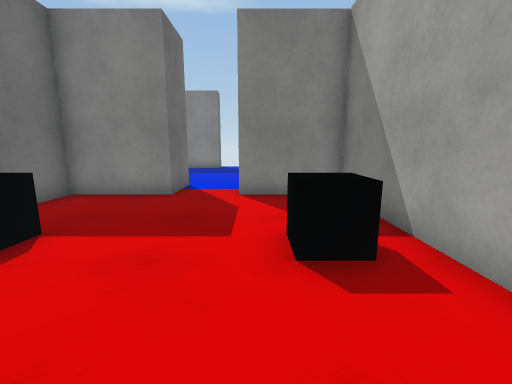
view 1 (above)

21 first-person views from a walk through a scene from a Unity 3-D project. The camera is 1.4 m above the floor, tilts 10° down and sees 90° across. The floor is counted in squares, 1 m on a side. Each view is taken from the middle of a square. On the plan, view 1 faces up. The plan holds only what a view shows up to about 13 squares ahead; the rest is blank. The place goes on beyond the plan. The player is left out. Surface patterns are stand-ins for the level's own textures.

view 2
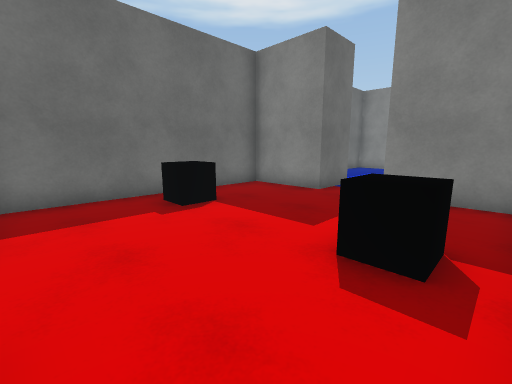

view 3
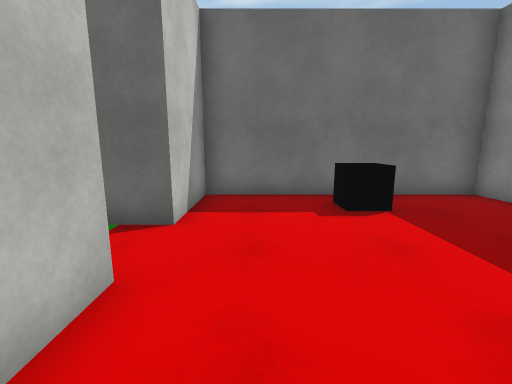

view 4
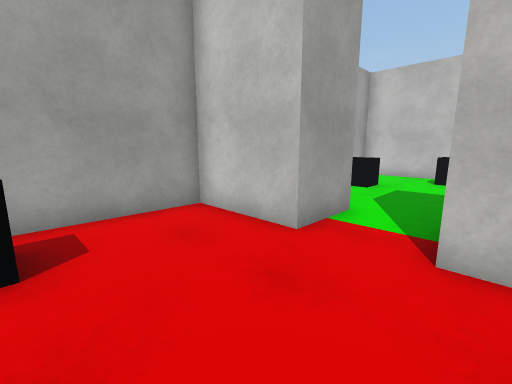

view 5
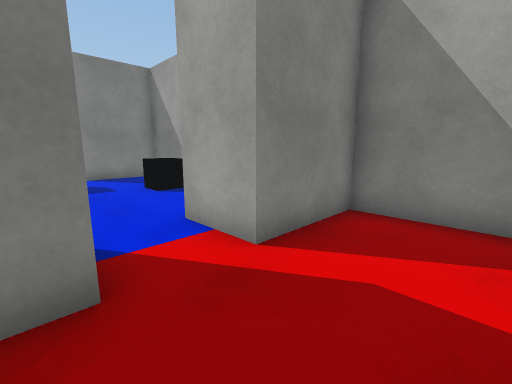

view 6
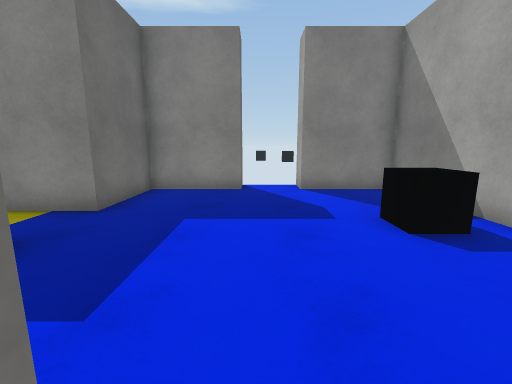

view 7
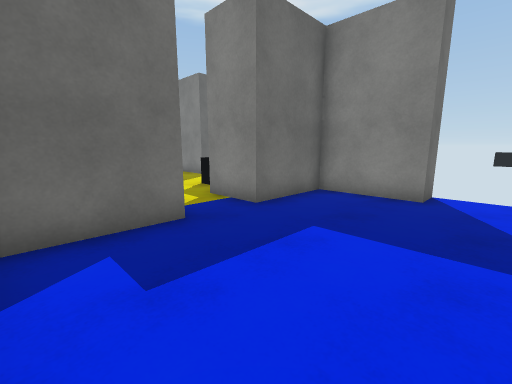

view 8
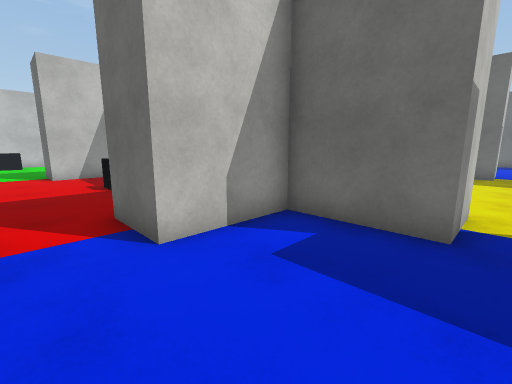

view 9
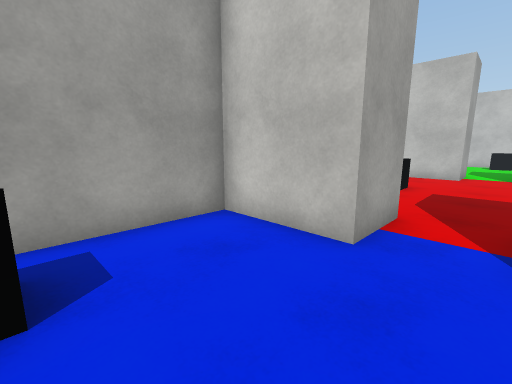

view 10
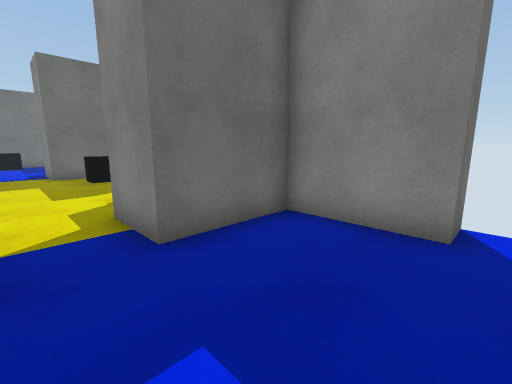

view 11
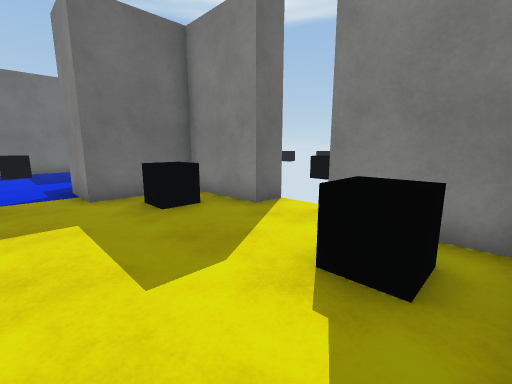

view 12
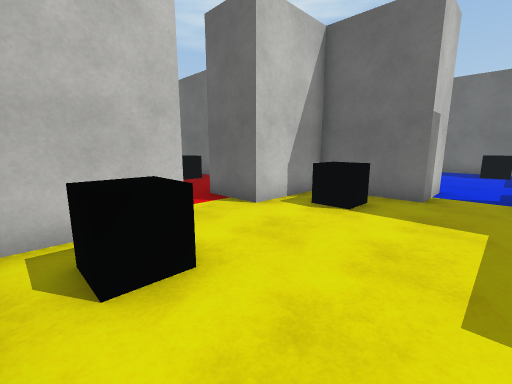

view 13
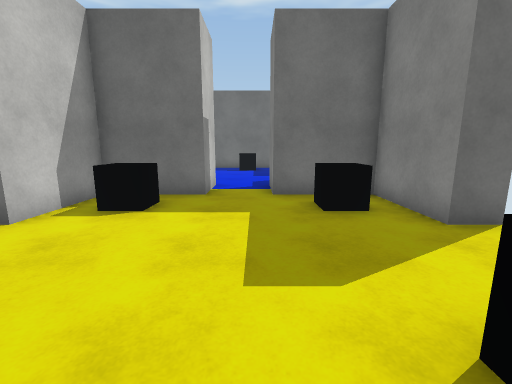

view 14
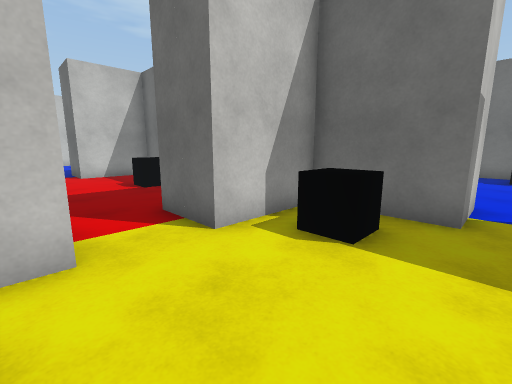

view 15
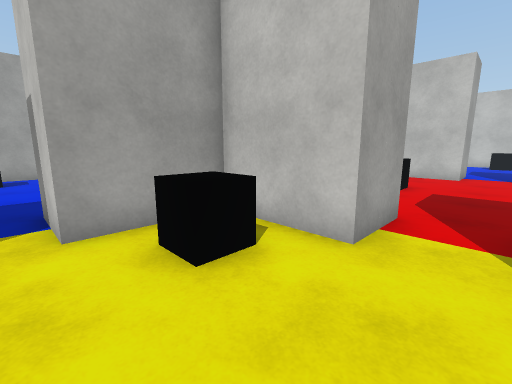

view 16
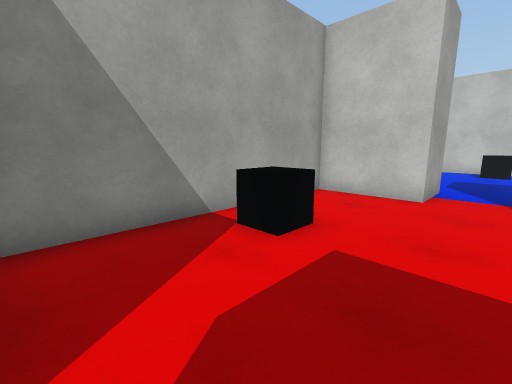

view 17
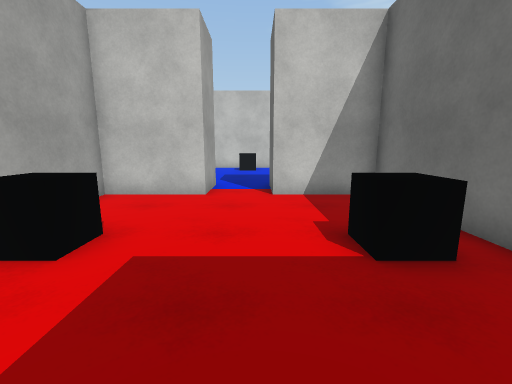

view 18
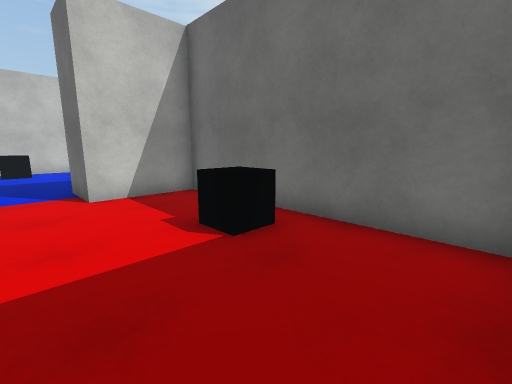

view 19
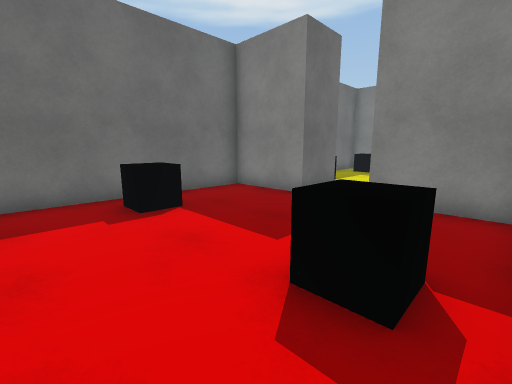

view 20
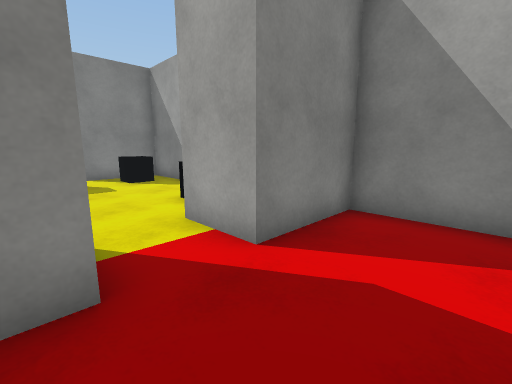

view 21
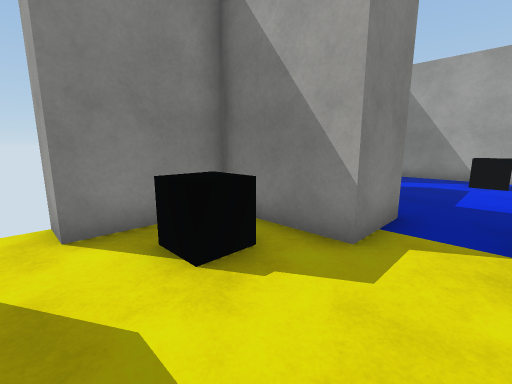

### Floor plan
Ten units are one square. View 1 is at (0, 0); x grows to the right and y downward. Boxes are objects, and circles mark ways between rooms. Rooms are numbered by the first view taken in them; rooms with no view inside come last. Other rooms are left out.
<svg viewBox="-180 -191 210 211">
<path fill="none" stroke="#000" d="M-5 5 25 5 25 -75 -5 -75 -5 -95M-25 -95 -25 -75 -55 -75 -55 5 -25 5M-25 -186 -25 -175 -55 -175 -55 -145 -75 -145M-5 -95 25 -95 25 -175 -5 -175 -5 -185M-75 -125 -55 -125 -55 -95 -25 -95M-75 -145 -75 -175 -105 -175 -105 -185M-125 -186 -125 -175 -155 -175 -155 -145 -175 -145M-105 -95 -75 -95 -75 -125M-175 -125 -155 -125 -155 -95 -125 -95M-105 5 -75 5 -75 -75 -105 -75 -105 -95M-125 -95 -125 -75 -155 -75 -155 5 -125 5"/>
<rect x="-45" y="-45" width="10" height="20" fill="#bbb"><title>black cube</title></rect>
<rect x="5" y="-45" width="10" height="20" fill="#bbb"><title>black cube</title></rect>
<rect x="5" y="-145" width="10" height="20" fill="#bbb"><title>black cube</title></rect>
<rect x="-145" y="-115" width="10" height="10" fill="#bbb"><title>black cube</title></rect>
<rect x="-145" y="-165" width="10" height="10" fill="#bbb"><title>black cube</title></rect>
<rect x="-95" y="-115" width="10" height="10" fill="#bbb"><title>other object</title></rect>
<rect x="-95" y="-165" width="10" height="10" fill="#bbb"><title>black cube</title></rect>
<rect x="-145" y="-45" width="10" height="20" fill="#bbb"><title>black cube</title></rect>
<rect x="-95" y="-45" width="10" height="20" fill="#bbb"><title>black cube</title></rect>
<circle cx="-15" cy="-85" r="3" fill="#2a7"/>
<circle cx="-65" cy="-135" r="3" fill="#2a7"/>
<circle cx="-115" cy="-85" r="3" fill="#2a7"/>
<text x="-20" y="-40">1</text>
<text x="-20" y="-140">2</text>
<text x="-120" y="-140">3</text>
<text x="-120" y="-40">4</text>
</svg>
Room 1 opens to room 2. Room 2 opens to room 3. Room 3 opens to room 4.

Where each view was taken, in squares from view 1:
view 1: 0 up, 0 right, facing up
view 2: 0 up, 2 right, facing up-left
view 3: 1 up, 2 right, facing left
view 4: 3 up, 3 left, facing down-right
view 5: 5 up, 3 left, facing up-right
view 6: 9 up, 2 left, facing up
view 7: 10 up, 1 left, facing up-left
view 8: 13 up, 1 left, facing down-left
view 9: 13 up, 2 left, facing down-right
view 10: 13 up, 2 left, facing up-left
view 11: 13 up, 8 left, facing up-left
view 12: 14 up, 8 left, facing down-left
view 13: 14 up, 8 left, facing left
view 14: 13 up, 10 left, facing down-left
view 15: 13 up, 12 left, facing down-right
view 16: 7 up, 12 left, facing down-right
view 17: 7 up, 12 left, facing down
view 18: 7 up, 11 left, facing down-left
view 19: 1 up, 8 left, facing up-left
view 20: 5 up, 13 left, facing up-right
view 21: 13 up, 11 left, facing up-right
